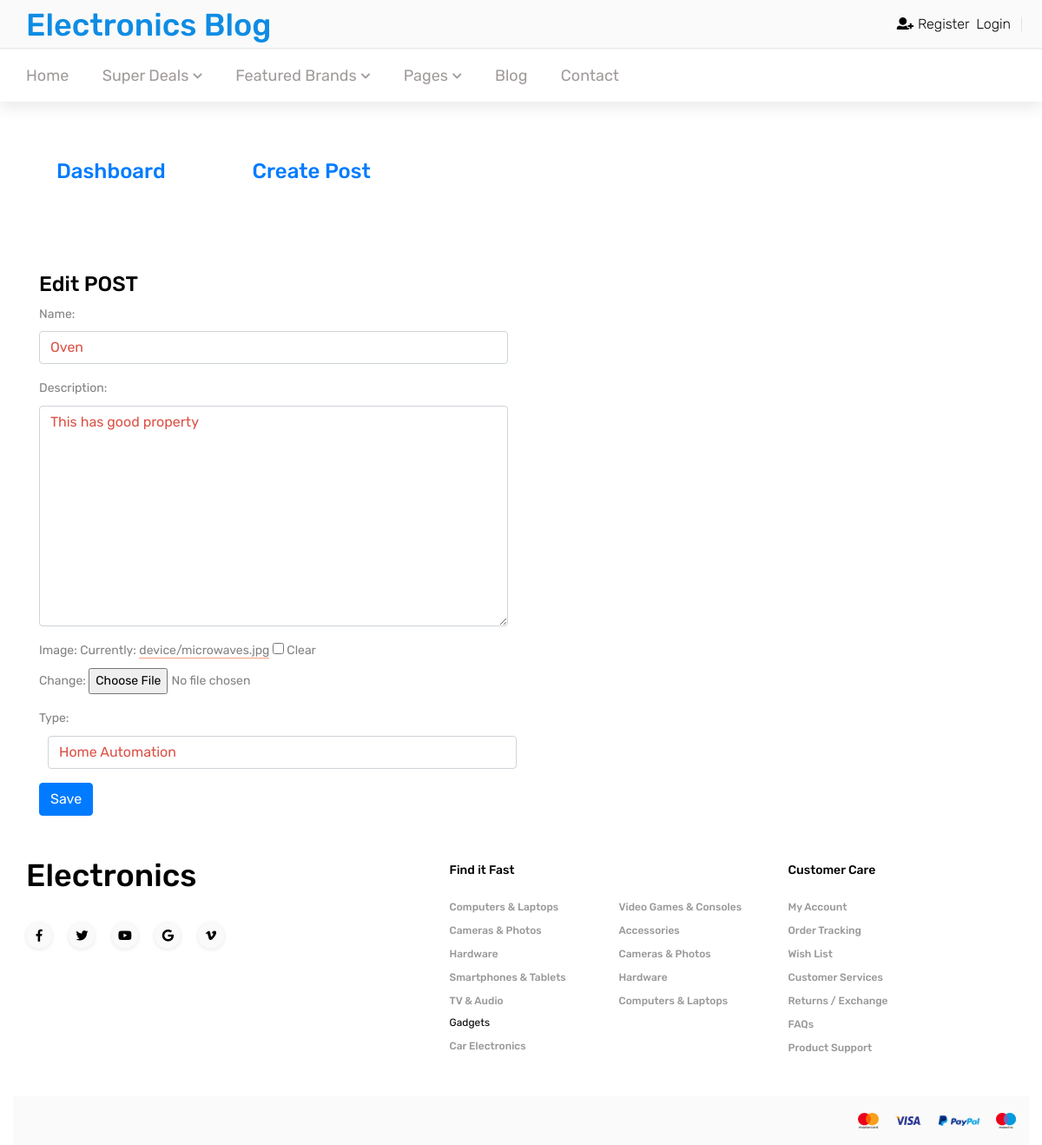
The app's page /edit-blog/15 with its own data.
### device/models.py (models this page shows, shortened)
class Device(models.Model):
    name = models.CharField(max_length=200)
    description = models.TextField(null=True, blank=True)
    image = models.ImageField(upload_to='device/',null=True,blank=True)
    publish_date = models.DateField(auto_now =True)
    type = models.ForeignKey(Category,on_delete=models.CASCADE)
    class Meta:
        db_table = 'device'

class Category(models.Model):
    name = models.CharField(max_length=100,unique=True,validators=[mycustomvalidator,val2])
    def __str__(self):
        return self.name

### electronix/views.py (the view)
# urls.py: path('edit-blog/<int:id>', views.editpost, name='edit_post'),
def editpost(request,id):
    data = Device.objects.get(pk=id)
    form = DeviceForm(request.POST or None,request.FILES or None,instance=data)
    if form.is_valid():
        form.save()
        messages.add_message(request,messages.SUCCESS,"Updated Successfully")
        return redirect('dashboard')
    context = {
         'form': form
    }
    return render(request,'edit_post.html',context)

### device/forms.py
class DeviceForm(forms.ModelForm):
    name = forms.CharField(widget=forms.TextInput(attrs={'class':'form-control','placeholder':'name'}))
    description=forms.CharField(widget=forms.Textarea(attrs={'class':'form-control'}))
    type = forms.ModelChoiceField(queryset=Category.objects.all(),widget=forms.Select(attrs={'class':'form-control'}))
    class Meta:
        model = Device
        fields = '__all__'

### templates/edit_post.html (shortened to what this page needs)
{% extends 'base/base.html' %}
{% block 'body' %}
    <div class="container">
        {% include 'component/sidenav.html' %}
        <div class="col-md-6">
            <h3>Edit POST</h3>
            <form method="post" enctype="multipart/form-data">
            {{form.as_p}}
            <button type="submit" class="btn btn-primary">Save</button>
           </form>
        </div>
    </div>
{% endblock %}

### static/styles/main_styles.css (style rules this page uses)
* { margin: 0; padding: 0; -webkit-font-smoothing: antialiased; -webkit-text-shadow: rgba(0,0,0,.01) 0 0 1px; text-shadow: rgba(0,0,0,.01) 0 0 1px; }
body { font-family: 'Rubik', sans-serif; font-size: 14px; font-weight: 400; background: #FFFFFF; color: #000000; }
div { display: block; position: relative; -webkit-box-sizing: border-box; -moz-box-sizing: border-box; box-sizing: border-box; }
p { font-family: 'Rubik', sans-serif; font-size: 14px; line-height: 1.7; font-weight: 400; color: #828282; -webkit-font-smoothing: antialiased; -webkit-text-shadow: rgba(0,0,0,.01) 0 0 1px; text-shadow: rgba(0,0,0,.01) 0 0 1px; }
p a { display: inline; position: relative; color: inherit; border-bottom: solid 1px #ffa07f; -webkit-transition: all 200ms ease; -moz-transition: all 200ms ease; -ms-transition: all 200ms ease; -o-transition: all 200ms ease; transition: all 200ms ease; }
h3 { font-size: 24px; }
h1, h2, h3, h4, h5, h6 { font-family: 'Rubik', sans-serif; font-weight: 500; -webkit-font-smoothing: antialiased; -webkit-text-shadow: rgba(0,0,0,.01) 0 0 1px; text-shadow: rgba(0,0,0,.01) 0 0 1px; }
.form-control { color: #db5246; }
select { display: inline; border: 0; width: auto; margin-left: 10px; outline: none; -webkit-appearance: none; -moz-appearance: none; border-bottom: 2px solid #555; color: #7b00ff; -webkit-transition: all .4s ease-in-out; transition: all .4s ease-in-out; }
select option { border: 0; border-bottom: 1px solid #555; padding: 10px; -webkit-appearance: none; -moz-appearance: none; }

### records on screen
Device: name "Oven", description "This has good property", type "Home Automation"
